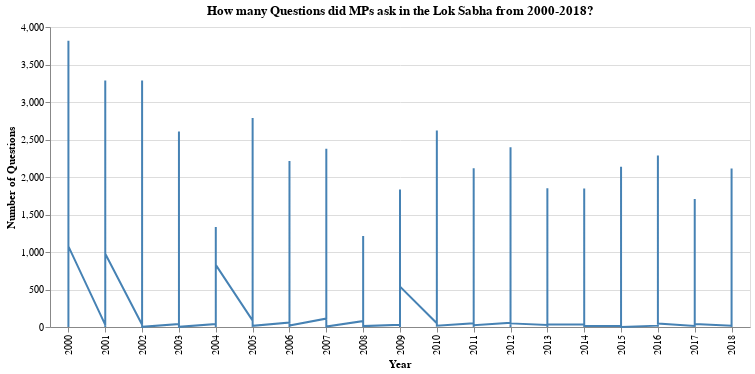

Source (notebook cell):
### Code cell
# Source: https://altair-viz.github.io/user_guide/interactions/bindings_widgets.html#data-driven-lookups
search_by_state_df = df.groupby(["primary_state", "year"]).size().reset_index(name="num_questions")
states = sorted(df["primary_state"].unique().tolist())
input_dropdown = alt.binding_select(options=states, name='State')
selection = alt.selection_point(fields=['primary_state'], bind=input_dropdown)
color = (
    alt.when(selection)
    .then(alt.Color("primary_state:N").legend(None))
    .otherwise(alt.value(None))
)

search_by_state_chart = alt.Chart(search_by_state_df).mark_line().encode(
    x=alt.X('year:N', title="Year"),
    y=alt.Y('num_questions:Q', title="Number of Questions"),
    color=alt.value("steelblue"),
).add_params(
    selection
).transform_filter(
    selection
).properties(
    width=700,
    title="How many Questions did MPs ask in the Lok Sabha from 2000-2018?"
)
search_by_state_chart

#search_by_state_chart.save("../img/draft/search_by_state.html", embed_options={'renderer': 'svg'})

### Figure 1 — Vega-Lite specification as saved in the notebook (floating-point values rounded to 4 significant figures; data arrays with more than 128 entries replaced by an {"elided": "..."} marker saying what was removed)
{"config": {"view": {"continuousWidth": 300, "continuousHeight": 300}}, "data": {"name": "data-925982ad95bbba037d357a4f091a37f2"}, "mark": {"type": "line"}, "encoding": {"color": {"value": "steelblue"}, "x": {"field": "year", "title": "Year", "type": "nominal"}, "y": {"field": "num_questions", "title": "Number of Questions", "type": "quantitative"}}, "params": [{"name": "param_36aee2bc2270dc09", "select": {"type": "point", "fields": ["primary_state"]}, "bind": {"input": "select", "options": ["Andaman & Nicobar Islands", "Andhra Pradesh", "Arunachal Pradesh", "Assam", "Bihar", "Chandigarh", "Chhatisgarh", "Chhattisgarh", "Dadra Nagar & Haveli", "Daman & Diu", "Delhi", "Goa", "Gujarat", "Haryana", "Himachal Pradesh", "Jammu & Kashmir", "Jharkhand", "Karnataka", "Kerala", "Lakshadweep", "Madhya Pradesh", "Maharashtra", "Manipur", "Meghalaya", "Mizoram", "Nagaland", "Odisha", "Orissa", "Puducherry", "Punjab", "Rajasthan", "Sikkim", "Tamil Nadu", "Telangana", "Tripura", "Uttar Pradesh", "Uttarakhand", "West Bengal", "nominated"], "name": "State"}}], "title": "How many Questions did MPs ask in the Lok Sabha from 2000-2018?", "transform": [{"filter": {"param": "param_36aee2bc2270dc09"}}], "width": 700, "$schema": "https://vega.github.io/schema/vega-lite/v6.1.0.json", "datasets": {"data-925982ad95bbba037d357a4f091a37f2": {"elided": "622 records"}}}
